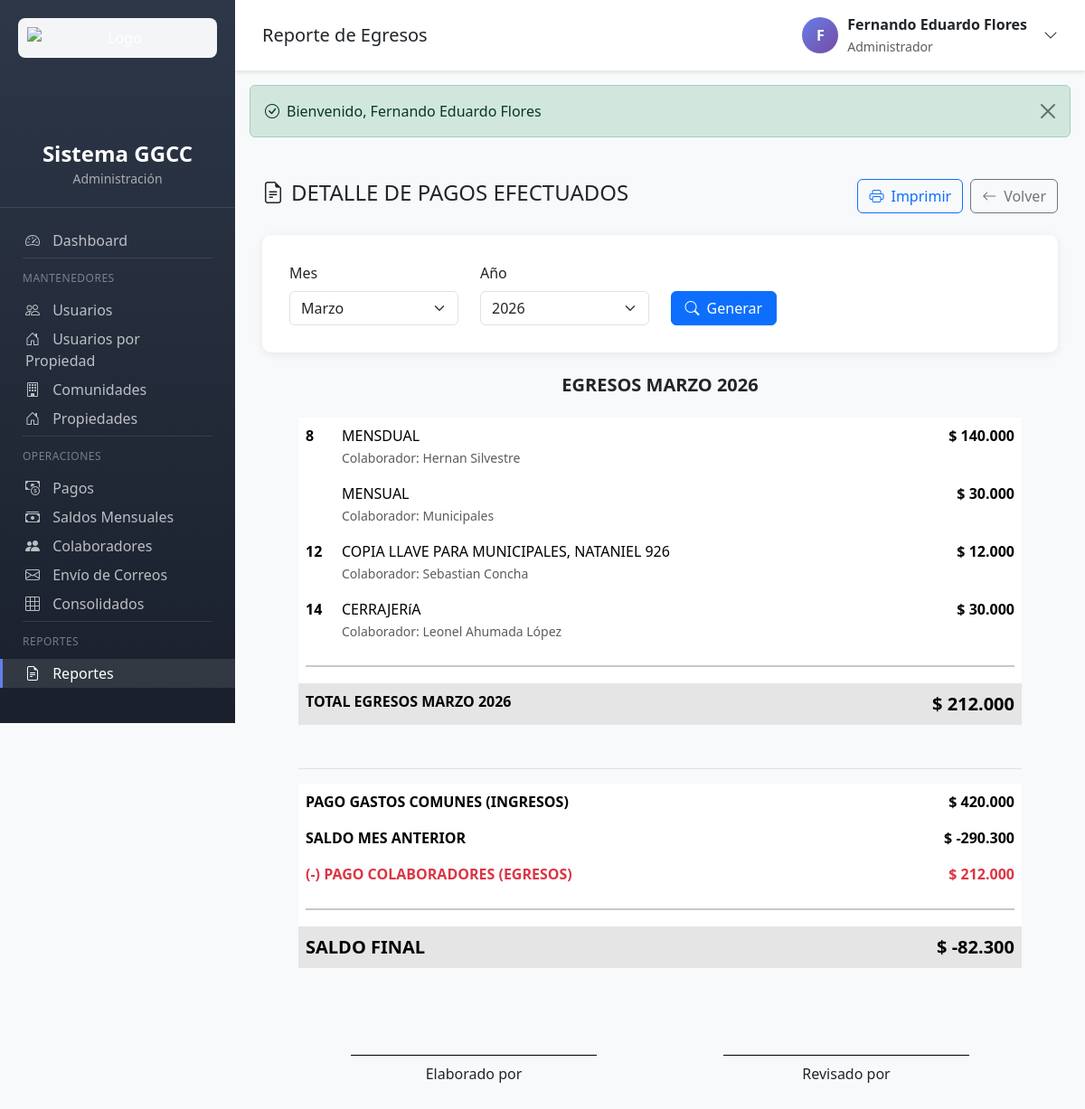
Before: /reportes.php?action=egresos (signed in) with the older database file.
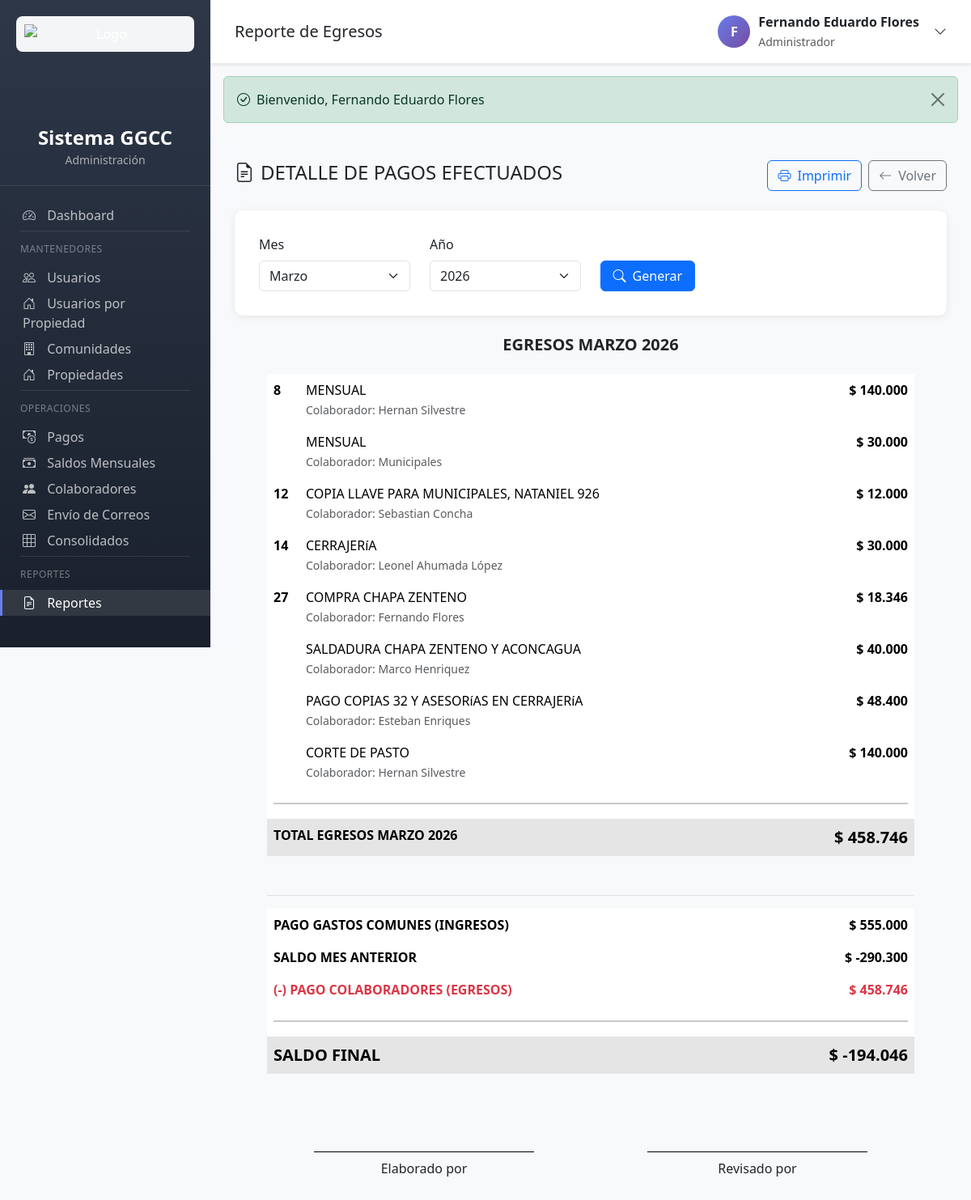
After: the same page with the newer database file.
### tables this page shows
CREATE TABLE `pagos_colaboradores` (
  `id` int(11) NOT NULL AUTO_INCREMENT,
  `colaborador_id` int(11) NOT NULL,
  `detalle` text NOT NULL,
  `monto` decimal(10,2) NOT NULL,
  `fecha` date NOT NULL,
  `imagen_path` varchar(255) DEFAULT NULL,
  `pagado_por` int(11) NOT NULL,
  `created_at` timestamp NOT NULL DEFAULT current_timestamp(),
  PRIMARY KEY (`id`),
  KEY `pagado_por` (`pagado_por`),
  KEY `idx_colaborador` (`colaborador_id`),
  KEY `idx_fecha` (`fecha`),
  KEY `idx_created_at` (`created_at`),
  KEY `idx_pagos_colaboradores_imagen` (`imagen_path`),
  CONSTRAINT `pagos_colaboradores_ibfk_1` FOREIGN KEY (`colaborador_id`) REFERENCES `colaboradores` (`id`),
  CONSTRAINT `pagos_colaboradores_ibfk_2` FOREIGN KEY (`pagado_por`) REFERENCES `usuarios` (`id`)
);

CREATE TABLE `colaboradores` (
  `id` int(11) NOT NULL AUTO_INCREMENT,
  `tipo_colaborador` enum('personal','empresa') DEFAULT 'personal',
  `nombre` varchar(100) NOT NULL,
  `email` varchar(100) NOT NULL,
  `whatsapp` varchar(20) DEFAULT NULL,
  `direccion` text NOT NULL,
  `region` varchar(100) NOT NULL,
  `comuna` varchar(100) NOT NULL,
  `activo` tinyint(1) DEFAULT 1,
  `created_at` timestamp NOT NULL DEFAULT current_timestamp(),
  `updated_at` timestamp NOT NULL DEFAULT current_timestamp() ON UPDATE current_timestamp(),
  `banco` varchar(100) DEFAULT NULL,
  `tipo_cuenta` enum('corriente','vista') DEFAULT NULL,
  `numero_cuenta` varchar(50) DEFAULT NULL,
  `numero_cliente` varchar(50) DEFAULT NULL,
  PRIMARY KEY (`id`),
  KEY `idx_nombre` (`nombre`),
  KEY `idx_activo` (`activo`),
  KEY `idx_comuna` (`comuna`)
);

### app/controllers/ReportesController.php (called while the page is built, shortened)
<?php
class ReportesController {
    private PDO $db;
    public function __construct() {
        $this->db = getDB();
    }
    public function egresos(): void {
        $mes = isset($_GET['mes']) ? (int) $_GET['mes'] : date('n');
        $anio = isset($_GET['anio']) ? (int) $_GET['anio'] : date('Y');
        $egresos = $this->getEgresosPorPeriodo($mes, $anio);
        $resumenMesAnterior = $this->getResumenMesAnteriorDesdeSaldos($mes, $anio);
        require_once VIEWS_PATH . '/reportes/egresos.php';
    }
    private function getEgresosPorPeriodo(int $mes, int $anio): array {
        $sql = "SELECT pc.id, pc.fecha, pc.monto, pc.detalle,
                       c.nombre as colaborador_nombre,
                       c.tipo_colaborador,
                       c.numero_cliente,
                       u.nombre as pagado_por_nombre
                FROM pagos_colaboradores pc
                LEFT JOIN colaboradores c ON pc.colaborador_id = c.id
                LEFT JOIN usuarios u ON pc.pagado_por = u.id
                WHERE MONTH(pc.fecha) = :mes AND YEAR(pc.fecha) = :anio
                ORDER BY pc.fecha ASC, pc.id ASC";
        $stmt = $this->db->prepare($sql);
        $stmt->execute([
            ':mes' => $mes,
            ':anio' => $anio
        ]);
        return $stmt->fetchAll();
    }
    private function getTotalPagosGastosComunes(int $mes, int $anio): float {
        $sql = "SELECT COALESCE(SUM(monto), 0) as total
                FROM pagos
                WHERE MONTH(fecha) = :mes AND YEAR(fecha) = :anio";
        $stmt = $this->db->prepare($sql);
        $stmt->execute([
            ':mes' => $mes,
            ':anio' => $anio
        ]);
        $result = $stmt->fetch();
        return (float) ($result['total'] ?? 0);
    }
    private function getSaldoMesAnterior(int $mes, int $anio): float {
        $mesAnterior = $mes - 1;
        $anioAnterior = $anio;
        $sql = "SELECT saldo_final
                FROM saldos_mensuales
                WHERE mes = :mes AND anio = :anio
                ORDER BY id DESC
                LIMIT 1";
        $stmt = $this->db->prepare($sql);
        $stmt->execute([
            ':mes' => $mesAnterior,
            ':anio' => $anioAnterior
        ]);
        $result = $stmt->fetch();
        $sql = "SELECT saldo_final, mes, anio
                FROM saldos_mensuales
                WHERE (anio < :anio1) OR (anio = :anio2 AND mes < :mes)
                ORDER BY anio DESC, mes DESC
                LIMIT 1";
        $stmt = $this->db->prepare($sql);
        $stmt->execute([
            ':anio1' => $anioAnterior,
            ':anio2' => $anioAnterior,
            ':mes' => $mesAnterior
        ]);
        $ultimoSaldo = $stmt->fetch();
        if ($ultimoSaldo) {
            $saldoBase = (float) $ultimoSaldo['saldo_final'];
            $mesBase = (int) $ultimoSaldo['mes'];
            $anioBase = (int) $ultimoSaldo['anio'];
            $mesActual = $mesBase;
            $anioActual = $anioBase;
            $saldoCalculado = $saldoBase;
            while (!($anioActual == $anioAnterior && $mesActual == $mesAnterior)) {
                $mesActual++;
                if ($mesActual > 12) {
                    $mesActual = 1;
                    $anioActual++;
                }
                $ingresos = $this->getTotalPagosGastosComunes($mesActual, $anioActual);
                $egresos = $this->getTotalEgresosColaboradores($mesActual, $anioActual);
                $saldoCalculado = $saldoCalculado + $ingresos - $egresos;
            }
            return $saldoCalculado;
        }
        $sqlIngresos = "SELECT COALESCE(SUM(monto), 0) as total
                       FROM pagos
                       WHERE (YEAR(fecha) < :anio1) OR (YEAR(fecha) = :anio2 AND MONTH(fecha) <= :mes)";
        $stmt = $this->db->prepare($sqlIngresos);
        $stmt->execute([
            ':anio1' => $anioAnterior,
            ':anio2' => $anioAnterior,
            ':mes' => $mesAnterior
        ]);
        $totalIngresos = (float) ($stmt->fetch()['total'] ?? 0);
        $sqlEgresos = "SELECT COALESCE(SUM(monto), 0) as total
                       FROM pagos_colaboradores
                       WHERE (YEAR(fecha) < :anio1) OR (YEAR(fecha) = :anio2 AND MONTH(fecha) <= :mes)";
        $stmt = $this->db->prepare($sqlEgresos);
        $stmt->execute([
            ':anio1' => $anioAnterior,
            ':anio2' => $anioAnterior,
            ':mes' => $mesAnterior
        ]);
        $totalEgresos = (float) ($stmt->fetch()['total'] ?? 0);
        return $totalIngresos - $totalEgresos;
    }
    private function getTotalEgresosColaboradores(int $mes, int $anio): float {
        $sql = "SELECT COALESCE(SUM(monto), 0) as total
                FROM pagos_colaboradores
                WHERE MONTH(fecha) = :mes AND YEAR(fecha) = :anio";
        $stmt = $this->db->prepare($sql);
        $stmt->execute([
            ':mes' => $mes,
            ':anio' => $anio
        ]);
        $result = $stmt->fetch();
        return (float) ($result['total'] ?? 0);
    }
    private function getResumenMesAnteriorDesdeSaldos(int $mes, int $anio): array {
        $mesAnterior = $mes - 1;
        $anioAnterior = $anio;
        $sql = "SELECT
                    COALESCE(SUM(saldo_final), 0) as saldo_actual,
                    COALESCE(SUM(saldo_mes_anterior), 0) as saldo_anterior,
                    COALESCE(SUM(total_ingresos_gc + ajustes_ingreso), 0) as total_ingresos,
                    COALESCE(SUM(total_egresos_colaboradores + ajustes_egreso), 0) as total_egresos
                FROM saldos_mensuales
                WHERE mes = :mes AND anio = :anio";
        $stmt = $this->db->prepare($sql);
        $stmt->execute([':mes' => $mesAnterior, ':anio' => $anioAnterior]);
        $resumen = $stmt->fetch();
        if (!$resumen || ($resumen['saldo_actual'] == 0 && $resumen['total_ingresos'] == 0 && $resumen['total_egresos'] == 0)) {
            $saldoCalculado = $this->getSaldoMesAnterior($mes, $anio);
            return [
                'saldo_actual' => $saldoCalculado,
                'saldo_anterior' => 0,
                'total_ingresos' => 0,
                'total_egresos' => 0
            ];
        }
        return [
            'saldo_actual' => (float) ($resumen['saldo_actual'] ?? 0),
            'saldo_anterior' => (float) ($resumen['saldo_anterior'] ?? 0),
            'total_ingresos' => (float) ($resumen['total_ingresos'] ?? 0),
            'total_egresos' => (float) ($resumen['total_egresos'] ?? 0)
        ];
    }
}

### config/database.php (called while the page is built, shortened)
<?php
class Database {
    private static ?PDO $instance = null;
    public static function getConnection(): PDO {
        if (self::$instance === null) {
            try {
                $dsn = "mysql:host=" . DB_HOST . ";dbname=" . DB_NAME . ";charset=" . DB_CHARSET;
                $options = [
                    PDO::ATTR_ERRMODE => PDO::ERRMODE_EXCEPTION,
                    PDO::ATTR_DEFAULT_FETCH_MODE => PDO::FETCH_ASSOC,
                    PDO::ATTR_EMULATE_PREPARES => false,
                    PDO::MYSQL_ATTR_INIT_COMMAND => "SET NAMES " . DB_CHARSET . " COLLATE utf8mb4_unicode_ci"
                ];
                self::$instance = new PDO($dsn, DB_USER, DB_PASS, $options);
            } catch (PDOException $e) {
                throw new Exception("Error de conexión a la base de datos: " . $e->getMessage());
            }
        }
        return self::$instance;
    }
}
function getDB(): PDO {
    return Database::getConnection();
}

### config/config.php (called while the page is built, shortened)
<?php
function e(string $text): string {
    return htmlspecialchars($text, ENT_QUOTES, 'UTF-8');
}

### app/views/reportes/egresos.php (the view, shortened to what the rows shown need)
<?php
require_once __DIR__ . '/../partials/header.php';
$egresosPorFecha = [];
foreach ($egresos as $egreso) {
    $fecha = $egreso['fecha'];
    if (!isset($egresosPorFecha[$fecha])) {
        $egresosPorFecha[$fecha] = [];
    }
    $egresosPorFecha[$fecha][] = $egreso;
}
?>
<div class="reporte-libro-caja">
    <?php if (empty($egresos)): ?>
        <div class="alert alert-info text-center">
            <i class="bi bi-info-circle me-2"></i>
            No hay pagos a colaboradores registrados en este período.
        </div>
    <?php else: ?>
        <table class="table table-borderless">
            <tbody>
                <?php
                foreach ($egresosPorFecha as $fecha => $pagosDia):
                    $dia = date('j', strtotime($fecha));
                    $first = true;
                    foreach ($pagosDia as $pago):
                ?>
                    <tr>
                        <?php if ($first): ?>
                            <td width="5%" class="fw-bold align-top"><?= $dia ?></td>
                        <?php else: ?>
                            <td width="5%"></td>
                        <?php endif; ?>
                        <td width="65%">
                            <?= strtoupper(e($pago['detalle'])) ?>
                            <?php if ($pago['colaborador_nombre']): ?>
                                <br><small class="text-muted">
                                    <?php if ($pago['tipo_colaborador'] == 'empresa'): ?>
                                        Empresa: <?= e($pago['colaborador_nombre']) ?>
                                        (N° Cliente: <?= e($pago['numero_cliente']) ?>)
                                    <?php else: ?>
                                        Colaborador: <?= e($pago['colaborador_nombre']) ?>
                                    <?php endif; ?>
                                </small>
                            <?php endif; ?>
                        </td>
                        <td width="30%" class="text-end fw-bold">
                            $ <?= number_format($pago['monto'], 0, ',', '.') ?>
                        </td>
                    </tr>
                <?php
                        $first = false;
                    endforeach;
                endforeach;
                ?>
            </tbody>
        </table>
    <?php endif; ?>
</div>
<?php require_once __DIR__ . '/../partials/footer.php'; ?>

Changed rows visible on the page:
changed pagos_colaboradores (number 1 of 8 on the later page): detalle "MENSDUAL" → "MENSUAL"
added pagos_colaboradores: detalle "COMPRA CHAPA ZENTENO", colaborador.nombre "Fernando Flores", monto "18.346"
added pagos_colaboradores: fecha "27", detalle "CORTE DE PASTO", colaborador.nombre "Hernan Silvestre", monto "140.000"
added pagos_colaboradores: detalle "SALDADURA CHAPA ZENTENO Y ACONCAGUA", colaborador.nombre "Marco Henriquez", monto "40.000"
added pagos_colaboradores: detalle "PAGO COPIAS 32 Y ASESORíAS EN CERRAJERíA", colaborador.nombre "Esteban Enriques", monto "48.400"
Other visible differences:
$totalEgresos: "212.000" → "458.746"
$totalIngresosGC: "420.000" → "555.000"
$saldo: "-82.300" → "-194.046"
